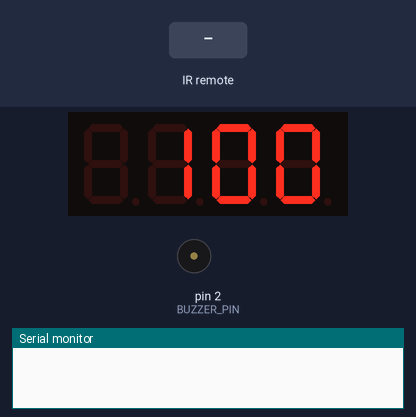
This sketch was run on a simulated Arduino Uno, built with avr-gcc and run on an emulated ATmega328P. Shown: 4-digit seven-segment display, buzzer (waves = sounding, pin HIGH), the last lines printed to the serial monitor. The inputs (shaded band) are chosen by the test bench.

Above: at 1.2 s.
1.3 s: infrared code 0x34 received
At 2.4 s:
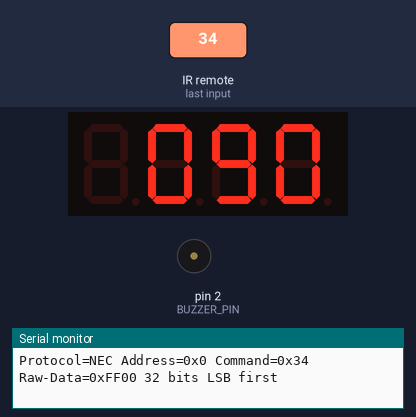
Timing chart, 0 to 4.3 s (numbered marks = the images above; inputs shaded):
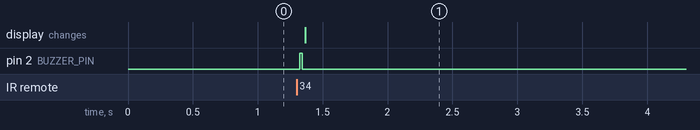

Measured:
- after the input at 1.3 s, pin 2 (BUZZER_PIN): LOW → HIGH at once, → LOW 0.02 s later; the display: changes after 0.07 s (image 1)

The sketch:

sample_codes_for_IR_receiver_2.ino
```cpp
#include <IRremote.h> // >v3.0.0
#include <TM1637.h>

#define PIN_RECV 3
#define CLK 4
#define PIN_LED 5
#define BUZZER_PIN 2

TM1637 tm(CLK,PIN_LED);
int HEALTH_COUNT = 100; //initialises health count


void setup()
{
  Serial.begin(9600); //initialize serial connection to print on the Serial Monitor of the Arduino IDE
  IrReceiver.begin(PIN_RECV); // Initializes the IR receiver object
  pinMode( BUZZER_PIN, OUTPUT );
  tm.init();//initialises Grove 4-Digit Display
  tm.set(2); //set brightness; 0-7
}

void loop()
{
  digitalWrite(BUZZER_PIN,LOW);

  tm.display(3, HEALTH_COUNT % 10);    //displays health count
  tm.display(2, HEALTH_COUNT / 10 % 10);
  tm.display(1, HEALTH_COUNT / 100 % 10);
  tm.display(0, "");

  if (IrReceiver.decode()) {
    //Serial.println("Received something...");
    //IrReceiver.printIRResultShort(&Serial); // Prints a summary of the received data
    //Serial.println();
    //IrReceiver.resume();


    if (IrReceiver.decodedIRData.protocol != UNKNOWN && IrReceiver.decodedIRData.command == 0x34) {
      IrReceiver.printIRResultShort(&Serial); // If data received is in proper packet format
      Serial.println();

      // Inform server that player has taken damage

      digitalWrite(BUZZER_PIN,HIGH);
      delay(20);
      digitalWrite(BUZZER_PIN,LOW);
      //tone(BUZZER_PIN,440,50) ; // La

      HEALTH_COUNT -= 10;

      }

    if (HEALTH_COUNT <= 0) {
    //wait for game end action
    HEALTH_COUNT = 100; //auto_revive dummy code
    }

    delay(10); // wait
    IrReceiver.resume(); // Enables to receive the next IR signal

  }
}
```
